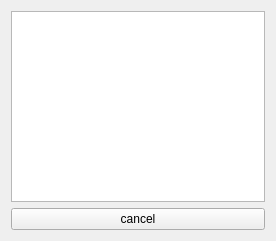
<?xml version="1.0" encoding="UTF-8"?>
<ui version="4.0">
 <class>recentfiles</class>
 <widget class="QWidget" name="recentfiles">
  <property name="geometry">
   <rect>
    <x>0</x>
    <y>0</y>
    <width>276</width>
    <height>241</height>
   </rect>
  </property>
  <property name="windowTitle">
   <string>Form</string>
  </property>
  <layout class="QVBoxLayout" name="verticalLayout_2">
   <item>
    <layout class="QVBoxLayout" name="verticalLayout">
     <item>
      <widget class="QListWidget" name="listWidget"/>
     </item>
    </layout>
   </item>
   <item>
    <widget class="QPushButton" name="pushButton">
     <property name="text">
      <string>cancel</string>
     </property>
    </widget>
   </item>
  </layout>
 </widget>
 <resources/>
 <connections>
  <connection>
   <sender>pushButton</sender>
   <signal>clicked()</signal>
   <receiver>recentfiles</receiver>
   <slot>close()</slot>
   <hints>
    <hint type="sourcelabel">
     <x>85</x>
     <y>217</y>
    </hint>
    <hint type="destinationlabel">
     <x>89</x>
     <y>238</y>
    </hint>
   </hints>
  </connection>
 </connections>
</ui>
